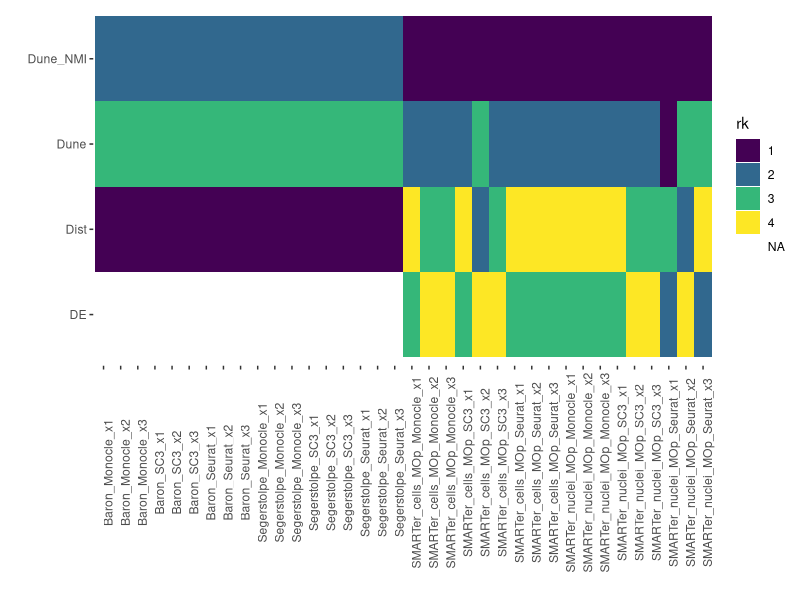
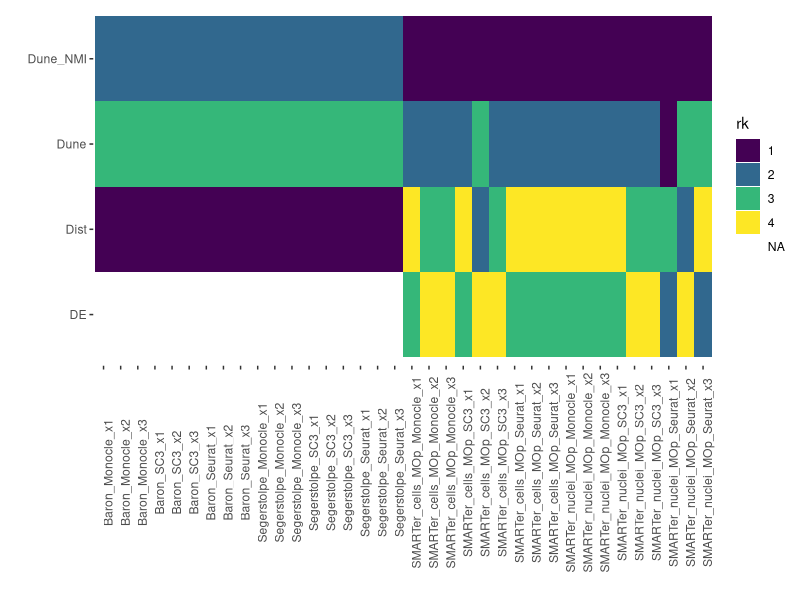
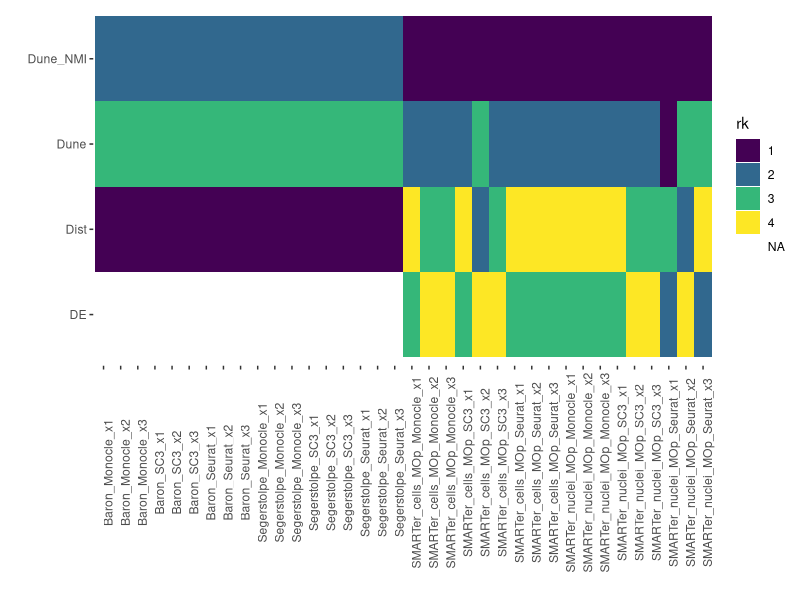

These charts were generated, in order, by the following R code:
## ---- chunk 1
library(knitr)
opts_chunk$set(
  fig.pos = "!h", out.extra = "", warning = F, message = F,
  fig.align = "center", echo = F
)
libs <- c("here", "dplyr", "ggplot2", "tidyr", "stringr", "readr", "cowplot",
          "mclust", "RColorBrewer", "purrr", "Dune", "pracma")
suppressMessages(
  suppressWarnings(sapply(libs, require, character.only = TRUE))
)
rm(libs)
## ---- chunk 2
df <- bind_rows(
  "Brain" = read.table(here("Figure-ARI", "data", "Brain.txt"), header = TRUE,
                       stringsAsFactors = FALSE),
  "Pancreas" = read.table(here("Figure-ARI", "data", "Pancreas.txt"),
                          header = TRUE, stringsAsFactors = FALSE)
  ) %>%
  mutate(scenario = paste(dataset, method, comp, sep = "_"))
p <- ggplot(df %>% select(scenario, Merge_method, AUARIC) %>%
              group_by(scenario) %>%
              filter(Merge_method != "Param") %>%
              mutate(rk = dense_rank(desc(AUARIC)),
                     rk = as.character(rk)),
            aes(x = scenario, y = Merge_method, fill = rk)) +
  geom_tile() +
  scale_fill_viridis_d() +
  theme_classic() +
  theme(axis.text.x = element_text(angle = 90),
        axis.line = element_blank()) +
  labs(x = "", y = "")
p
ggsave(plot = p, filename = here("Figure-ARI", "figures", "all_comp.pdf"),
       height = 8)
## ---- chunk 3
p <- ggplot(df %>% select(scenario, Merge_method, AUARIC) %>%
              group_by(scenario) %>%
              # filter(Merge_method != "Param") %>%
              mutate(rk = dense_rank(desc(AUARIC)),
                     rk = as.character(rk)),
            aes(x = scenario, y = Merge_method, fill = rk)) +
  geom_tile() +
  scale_fill_viridis_d() +
  theme_classic() +
  theme(axis.text.x = element_text(angle = 90),
        axis.line = element_blank()) +
  labs(x = "", y = "")
ggsave(plot = p, filename = here("Figure-ARI", "figures", "all_comp_param.pdf"),
       height = 8)
